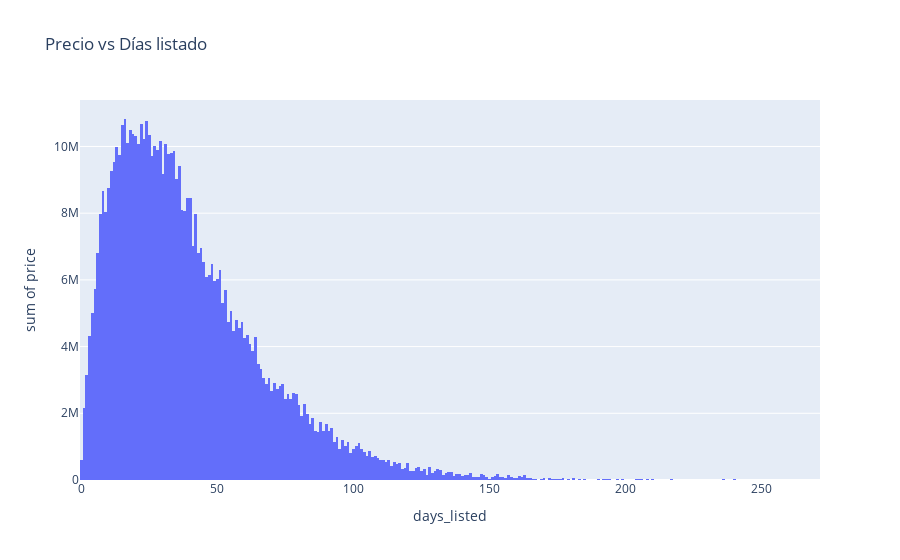

Notebook cell for this chart:
### Code cell
# Precio promedio vs días listado
fig = px.histogram(car_data, x='days_listed', y='price', title="Precio vs Días listado")
fig.show()

### Figure 1 — Plotly figure (JSON) as saved in the notebook; plotly's stock layout.template omitted (floating-point values rounded to 4 significant figures; data arrays with more than 128 entries replaced by an {"elided": "..."} marker saying what was removed)
{"data": [{"bingroup": "x", "histfunc": "sum", "hovertemplate": "days_listed=%{x}<br>sum of price=%{y}<extra></extra>", "legendgroup": "", "marker": {"color": "#636efa", "pattern": {"shape": ""}}, "name": "", "orientation": "v", "showlegend": false, "type": "histogram", "x": {"elided": "47906 int values"}, "xaxis": "x", "y": {"elided": "47906 int values"}, "yaxis": "y"}], "layout": {"barmode": "relative", "legend": {"tracegroupgap": 0}, "title": {"text": "Precio vs Días listado"}, "xaxis": {"anchor": "y", "domain": [0, 1], "title": {"text": "days_listed"}}, "yaxis": {"anchor": "x", "domain": [0, 1], "title": {"text": "sum of price"}}}}
